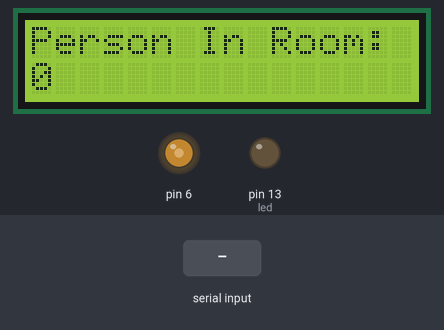
Simulated run of this sketch. Board: Arduino Uno, built with avr-gcc and run on an emulated ATmega328P. Shown: 16×2 character LCD, output pins drawn as LEDs (lit = HIGH). The test bench sets the inputs (shaded band).

Above: at 3.2 s.
3.3 s: byte 30 received over Serial
At 3.7 s:
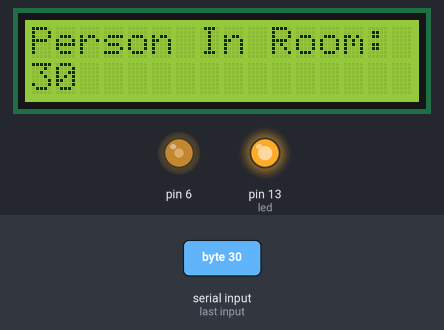
4.8 s: byte 90 received over Serial
At 6.0 s:
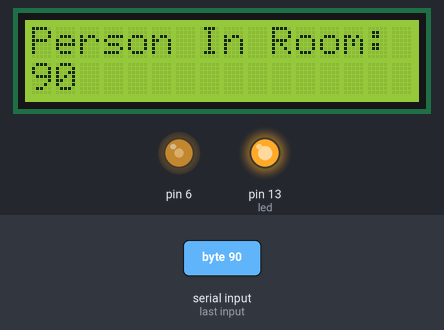
6.3 s: byte 120 received over Serial
At 7.2 s:
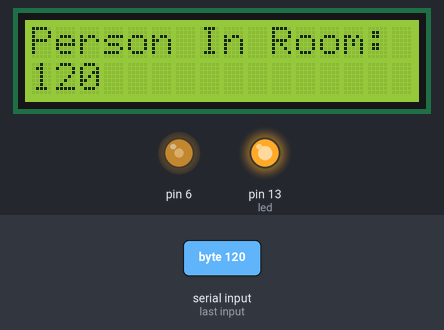
Timing chart, 0 to 9.3 s (numbered marks = the images above; inputs shaded):
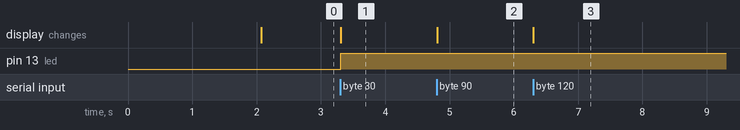

The sketch:

minorsen2.ino
```cpp
#include<LiquidCrystal.h>
LiquidCrystal lcd(12,11,5,4,3,2);

#define led 13 // the pin the LED is connected to

unsigned count=0;
int Contrast=120;

void setup()
{
  lcd.clear();
  pinMode(led, OUTPUT); // Declare the LED as an output
  digitalWrite(led, LOW); // Turn the LED off
  analogWrite(6,Contrast);
  lcd.begin(16,2);
  lcd.print("Visitor Counter");
  delay(2000);
  lcd.clear();
  lcd.print("Person In Room:");
  lcd.setCursor(0,1);
  lcd.print(count);
  Serial.begin(9600);
}

void loop() {
  if (Serial.available()) {

    count = Serial.read();
    if(count!=0)
  {
    lcd.clear();
    lcd.print("Person In Room:");
    digitalWrite(led, HIGH); // Turn the LED on
    lcd.setCursor(0,1);
    lcd.print(count);
    delay(100);
  }
  else {
    digitalWrite(led, LOW); // Turn the LED off
    lcd.clear();
    lcd.print("Nobody in Room");
    lcd.setCursor(0,1);
    lcd.print("Light is Off");
    delay(100);
  }
    //lcd.setCursor(0,1);
    //lcd.print(count);
  }
}
```

Measured:
- after the input at 3.3 s, pin 13 (led): LOW → HIGH at once; the display: changes at once (image 1)
- after the input at 4.8 s, the display: changes at once (image 2)
- after the input at 6.3 s, the display: changes at once (image 3)
